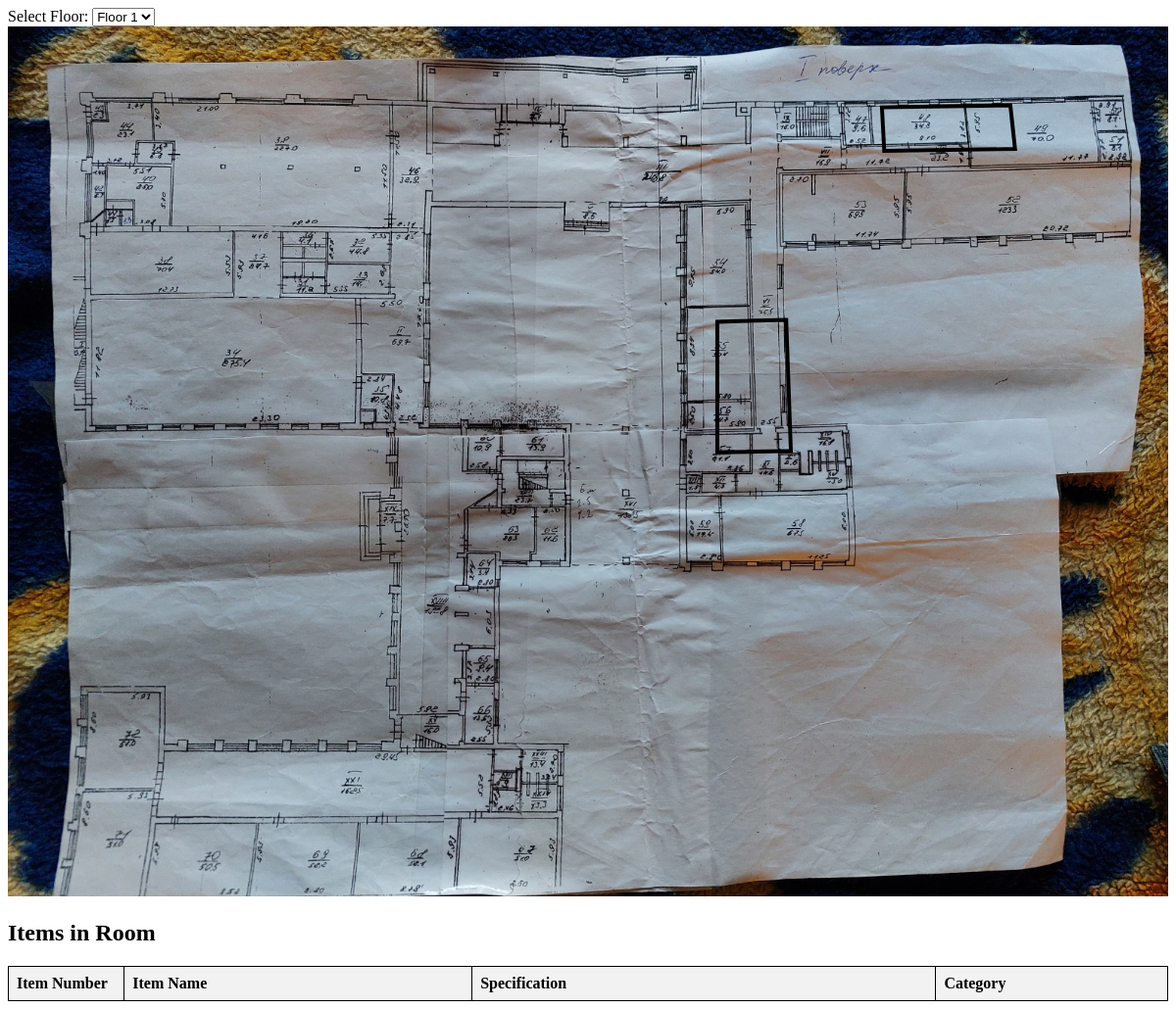
Before: / with the older database file.
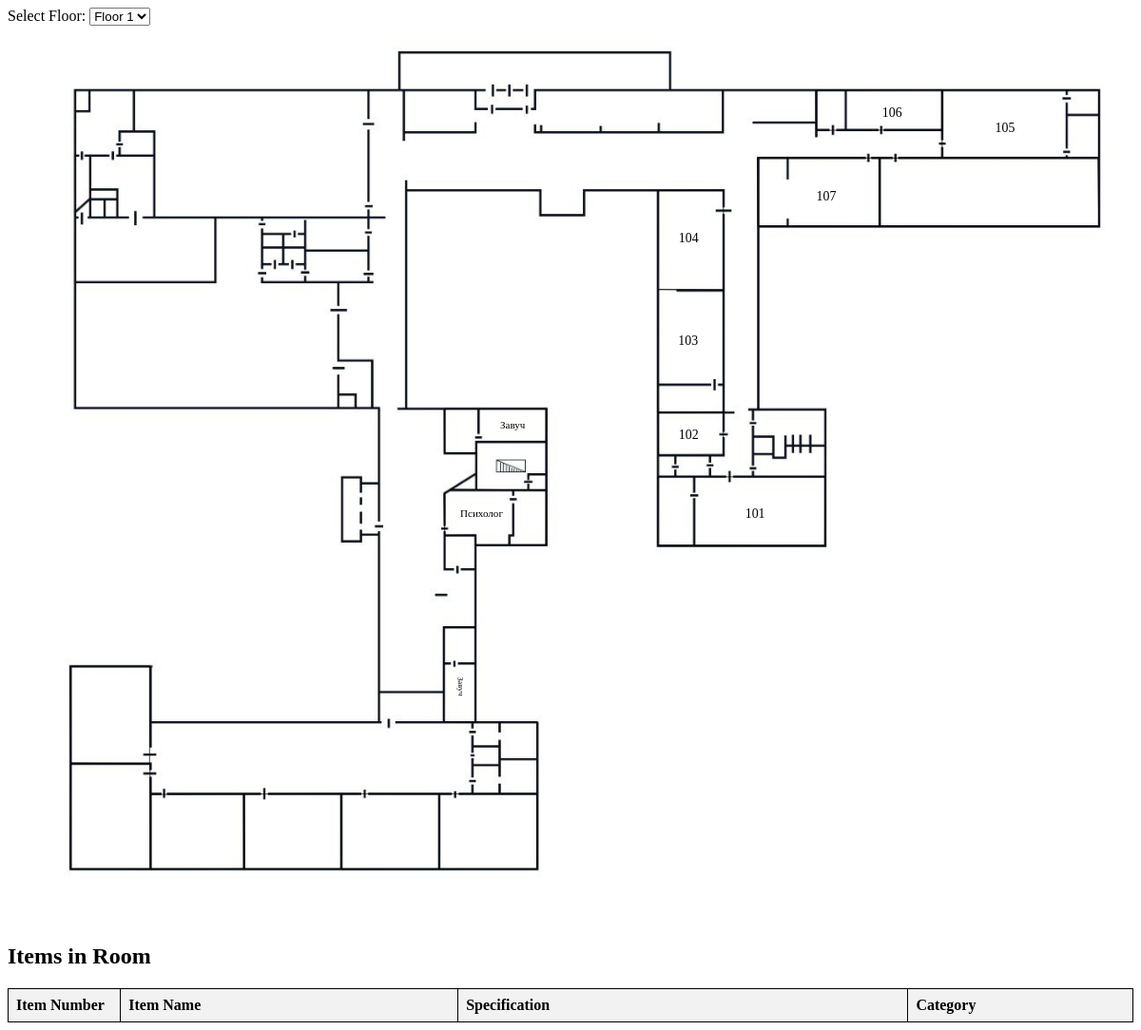
After: the same page with the newer database file.
### map/models.py (models this page shows, shortened)
class Floor(models.Model):
    id = models.AutoField(primary_key=True)
    floor = models.IntegerField()
    svg = models.FileField(upload_to='svg_files/')

### map/views.py (the view)
# urls.py: path('', map_view, name='map'),  # Головна сторінка з мапою
def map_view(request):
    floors = Floor.objects.all()
    rooms = Room.objects.all()
    return render(request, 'map/map.html', {'rooms': rooms, 'floors': floors})

### map/templates/map/map.html (shortened to what this page needs)
<!DOCTYPE html>
<html lang="en">
<head>
    {% load static %}
</head>
<body>
<div class="wrapper">
    <label for="floor-select">Select Floor:</label>
    <select id="floor-select">
        {% for floor in floors %}
            <option value="{{ floor.id }}">Floor {{ floor.floor }}</option>
        {% endfor %}
    </select>
    <div class="map" id="map-container">
        {% for floor in floors %}
            <div class="floor-map" id="floor-{{ floor.id }}" style="display: none;">
                <svg viewBox="0 0 1492 1188" id="map-svg-{{ floor.id }}">
                    {% for room in rooms %}
                        {% if room.floor == floor %}
                            <path class="room" id="room-{{ room.room_number }}" data-room="{{ room.room_number }}" stroke-width="5" d="{{ room.svg_path }}"/>
                        {% endif %}
                    {% endfor %}
                </svg>
                <img src="{{ floor.svg.url }}" alt="Floor {{ floor.floor }}">
            </div>
        {% endfor %}
    </div>
</div>
<div class="table" id="table">
    <h2>Items in Room </h2>
    <table id="items-table">
        <thead>
            <tr>
                <th class="item-number">Item Number</th>
                <th class="item-name">Item Name</th>
                <th class="specification">Specification</th>
                <th class="category">Category</th>
            </tr>
        </thead>
    </table>
</div>
</body>
</html>

### map/templates/map/map.html (style rules this page uses)
.wrapper { position: relative; width: 100%; max-width: 1492px; margin: 0 auto; }
.map { position: relative; }
.map svg { position: absolute; top: 0; left: 0; width: 100%; height: auto; }
.map img { width: 100%; height: auto; }
.table { margin-top: 20px; }
table { width: 100%; border-collapse: collapse; }
th, td { border: 1px solid black; padding: 8px; text-align: left; }
th { background-color: #f2f2f2; }
th.item-number { width: 10%; }
th.item-name { width: 30%; }
th.specification { width: 40%; }
th.category { width: 20%; }

Changed rows visible on the page:
changed Floor: svg: a different picture
